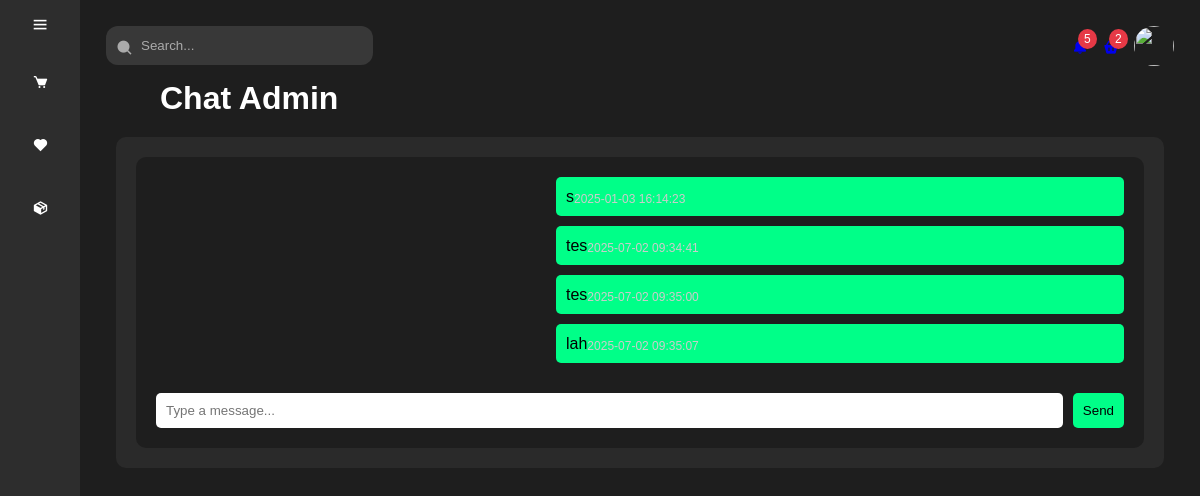
The app's page /pelanggan/chat_pelanggan.php (signed in) with its own data.
### tables this page shows
CREATE TABLE `chat` (
  `id_chat` int(11) NOT NULL,
  `message` text NOT NULL,
  `sent_by` int(11) NOT NULL,
  `sent_to` int(11) NOT NULL,
  `timestamp` timestamp NOT NULL DEFAULT current_timestamp()
);

### pelanggan/chat_pelanggan.php (the view, shortened to what this page needs)
<?php
$conn = new mysqli('localhost', 'root', '', 'gear4play_shop');
$user_id = $_SESSION['user_id'];
?>
<!DOCTYPE html>
<html lang="en">
<head>
    <link rel="stylesheet" href="/Gear4Play_Shop/assets/style.css">
    <link rel="stylesheet" href="/Gear4Play_Shop/assets/sidebar.css">
    <link href='https://unpkg.com/boxicons@2.1.4/css/boxicons.min.css' rel='stylesheet'>
    <link rel="stylesheet" href="https://cdnjs.cloudflare.com/ajax/libs/font-awesome/6.4.2/css/all.min.css" />
</head>
<body>
    <div class="container">
        <aside class="sidebar">
            <a href="/Gear4Play_Shop/<?= htmlspecialchars($home_page) ?>"><img src="/Gear4Play_Shop/assets/images/Logo.png" alt="Gear4Play_Shop Logo" class="logo"></a>
            <i class="bx bx-menu" id="btn_menu"></i>
            <nav class="content-sidebar">
                <ul>
                    <li class="<?= ($current_page == 'pelanggan.php') ? 'active' : ''; ?>">
                        <a href="pelanggan.php">
                            <i class="bx bxs-cart"></i>
                        </a>
                    </li>
                    <li class="<?= ($current_page == 'wishlist.php') ? 'active' : ''; ?>">
                        <a href="wishlist.php">
                            <i class="bx bxs-heart"></i>
                        </a>
                    </li>
                    <li class="<?= ($current_page == 'order.php') ? 'active' : ''; ?>">
                        <a href="myorder.php">
                            <i class="bx bxs-package"></i>
                        </a>
                    </li>
                    <li>
                        <button onclick=toggleSubMenu(this) class="dropdown-btn">
                        </button>
                    </li>
                </ul>
            </nav>
        </aside>
        <main class="main-content">
            <header class="header">
                <div class="search-container">
                    <input type="text" placeholder="Search..." class="search_bar">
                </div>
                <div class="user-area">
                    <?php if (isset($_SESSION['user_id'])): ?>
                        <div class="icons">
                            <a href="notifications.php" aria-label="Notifications">
                                <i class='bx bxs-bell'></i>
                                <span class="badge">5</span>
                            </a>
                            <a href="cart.php" aria-label="Cart">
                                <i class='bx bxs-basket'></i>
                                <span class="badge">2</span>
                            </a>
                            <div class="profile-info">
                                <img src="<?= $profile_picture ?>" class="profile-pic" id="profile-btn">
                            </div>
                        </div>
                    <?php endif; ?>
                </div>
            </header>
            <h1 style="color: white;margin-left:8vh;">Chat Admin</h1>
            <div class="chat-container">
                <div class="chat-content">
                    <div class="chat-box">
                        <div class="messages">
                            <?php
                            $result = $conn->query("SELECT * FROM chat WHERE (sent_by = $user_id AND sent_to = 4) OR (sent_by = 4 AND sent_to = $user_id) ORDER BY timestamp ASC");
                            while ($row = $result->fetch_assoc()) {
                                $class = $row['sent_by'] == $user_id ? 'sent' : 'received';
                                $timestamp = date('Y-m-d H:i:s', strtotime($row['timestamp']));
                                echo "<div class='message $class'>
                                <p>{$row['message']}</p>
                                <span class='timestamp'>$timestamp</span>
                              </div>";
                            }
                            ?>
                        </div>
                        <form method="POST" action="">
                            <div class="input-container">
                                <input type="text" name="message" placeholder="Type a message..." required>
                                <button type="submit">Send</button>
                            </div>
                        </form>
                    </div>
                </div>
            </div>
        </main>
    </div>
</body>
</html>

### assets/style.css (style rules this page uses)
body { margin: 0; font-family: Arial, sans-serif; display: flex; flex-direction: column; }
.container { position: relative; display: flex; flex-wrap: wrap; min-height: 100vh; }
.header { display: flex; justify-content: space-between; padding: 10px; background: none; width: 100%; box-sizing: border-box; }
.search-container { position: relative; width: 25%; }
.search-container .search_bar { width: 100%; padding: 12px 12px 12px 35px; border-radius: 12px; background-color: #383838; color: #fff; border: none; }
.search-container .search_bar::placeholder { color: #aaa; }
.user-area { display: flex; align-items: center; gap: 20px; }
.icons { display: flex; align-items: center; gap: 15px; }
.badge { background-color: #e63946; color: white; border-radius: 50%; font-size: 12px; padding: 3px 6px; position: absolute; margin-left: -10px; margin-top: -10px; }
.profile-info { position: relative; }
.profile-pic { width: 40px; height: 40px; border-radius: 50%; object-fit: cover; }

### assets/sidebar.css (style rules this page uses)
* { margin: 0; padding: 0; box-sizing: border-box; }
.sidebar { position: fixed; top: 0; left: 0; height: 100vh; width: 80px; background-color: #2D2D2D; padding: 0.4rem 0.8rem; transition: all 0.5s ease; z-index: 1000; text-wrap: nowrap; }
.sidebar #btn_menu { position: absolute; color: #fff; top: 0; left: 50%; font-size: 1.2rem; line-height: 50px; transform: translateX(-50%); cursor: pointer; }
.sidebar ul li { position: relative; list-style-type: none; height: 50px; width: 90%; margin: 0.8rem auto; line-height: 5px; text-wrap: nowrap; }
.content-sidebar { margin-top: 30px; }
.sidebar ul li a { color: #fff; display: flex; align-items: center; text-decoration: none; border-radius: 0.8rem; font-family: "Quicksand", serif; font-weight: 900; }
.sidebar ul li a i { min-width: 50px; text-align: center; height: 50px; border-radius: 12px; line-height: 50px; }
.main-content { position: relative; background-color: #1E1E1E; min-height: 100vh; top: 0; left: 80px; transition: all 0.5s ease; width: calc(100% - 80px); padding: 1rem; }
.dropdown-btn { color: #fff; display: flex; align-items: center; text-decoration: none; border-radius: 0.8rem; width: 100%; text-align: left; background: none; border: none; cursor: pointer; margin-bottom: 15px; font-family: "Quicksand", serif; font-weight: 300; font-size: 16px; }

### pelanggan/chat_pelanggan.php (style rules this page uses)
.chat-container { margin: 20px; background-color: #2a2a2a; border-radius: 10px; padding: 20px; color: white; }
.chat-content { display: flex; gap: 20px; }
.chat-box { flex: 1; background-color: #1e1e1e; border-radius: 10px; padding: 20px; display: flex; flex-direction: column; justify-content: space-between; }
.messages { flex: 1; overflow-y: auto; margin-bottom: 20px; }
.message { display: flex; margin-bottom: 10px; padding: 10px; border-radius: 5px; max-width: 70%; }
.message.sent { display: flex; background-color: #00ff88; color: black; align-items: flex-end; margin-left: 50vh; }
.message .timestamp { font-size: 12px; color: #ccc; display: block; margin-top: 5px; }
.input-container { display: flex; gap: 10px; }
.input-container input { flex: 1; padding: 10px; border-radius: 5px; border: none; }
.input-container button { padding: 10px; background-color: #00ff88; border: none; border-radius: 5px; color: black; cursor: pointer; }

### records on screen
chat: message "s", timestamp "2025-01-03 16:14:23"
chat: message "tes", timestamp "2025-07-02 09:34:41"
chat: message "tes", timestamp "2025-07-02 09:35:00"
chat: message "lah", timestamp "2025-07-02 09:35:07"
